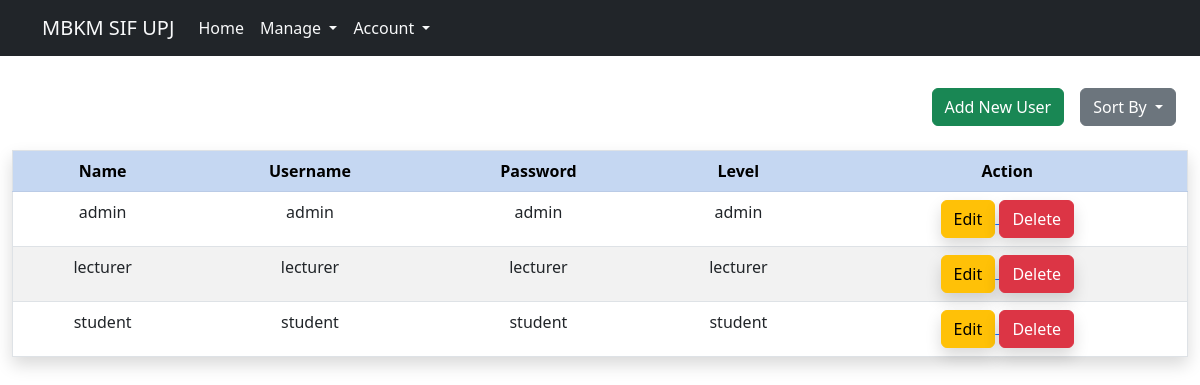
Before: /login/manage-user/index.php (signed in) with the older database file.
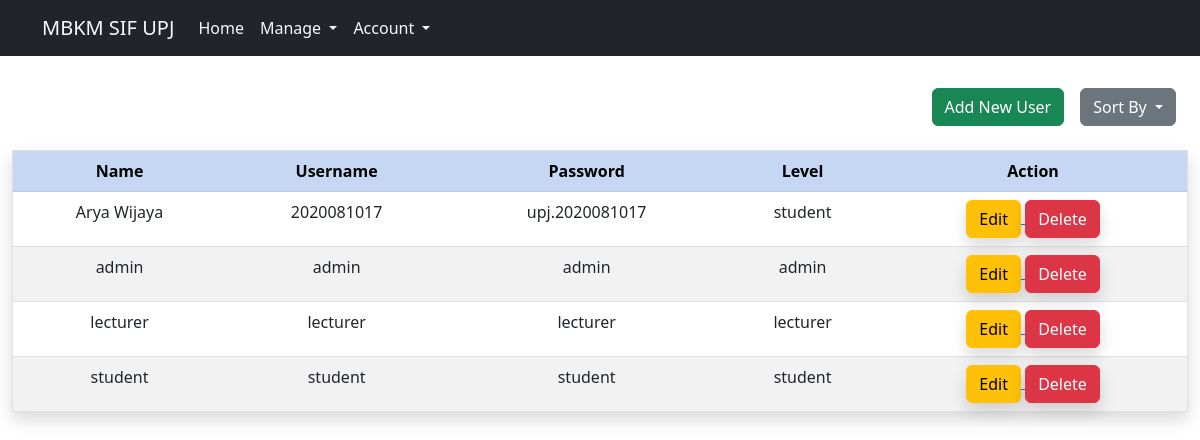
After: the same page with the newer database file.
### tables this page shows
CREATE TABLE `user` (
  `username` varchar(20) NOT NULL,
  `password` varchar(20) NOT NULL,
  `nama` varchar(40) NOT NULL,
  `level` varchar(10) NOT NULL
);

### login/manage-user/index.php (the view, shortened to what this page needs)
<!DOCTYPE html>
<html lang="en">
<head>
    <link href="https://cdn.jsdelivr.net/npm/bootstrap@5.2.2/dist/css/bootstrap.min.css" rel="stylesheet">
</head>
<body>
    <?php include("../partials/navbar.php"); ?>
    <div class="container-fluid mt-3">
        <div class="container-fluid w-100 d-inline-flex mt-3 mb-4 justify-content-end">
            <div class="button me-3">
                <a href="add.php">
                    <button class="btn btn-success" type="button">
                        Add New User
                    </button>
                </a>
            </div>
            <div class="dropdown">
                <button class="btn btn-secondary dropdown-toggle" type="button" data-bs-toggle="dropdown" aria-expanded="false">
                    Sort By
                </button>
            </div>
        </div>
        <?php
        include_once("../koneksi.php");
        $result = mysqli_query($koneksi, "SELECT * FROM user ORDER BY username ASC");
        ?>
        <table class="table table-striped text-center shadow" border=1>
            <tr class="table-primary">
                <th>Name</th>
                <th>Username</th>
                <th>Password</th>
                <th>Level</th>
                <th>Action</th>
            </tr>
            <?php
            while ($user_data = mysqli_fetch_array($result)) {
                echo "<tr>
                        <td>" . $user_data['nama'] . "</td>
                        <td>" . $user_data['username'] . "</td>
                        <td>" . $user_data['password'] . "</td>
                        <td>" . $user_data['level'] . "</td>
                        <td>
                            <a href='edit.php?username=$user_data[username]'>
                                <button type='button' class='btn btn-warning shadow'>Edit</button>
                            </a>
                            <a href='delete.php?username=$user_data[username]'>
                                <button type='button' class='btn btn-danger shadow'>Delete</button>
                            </a>
                        </td>
                    </tr>";
            }
            ?>
        </table>
    </div>
</body>
</html>

### login/partials/navbar.php (shortened to what this page needs)
<?php
if ($_SESSION['level'] == "lecturer") {
    echo '<nav class="navbar navbar-expand-lg bg-dark">
            <div class="container">
                <a class="navbar-brand text-light" href="#">MBKM SIF UPJ</a>
                <button class="navbar-toggler text-light" type="button" data-bs-toggle="collapse" data-bs-target="#navbarNavDropdown" aria-controls="navbarNavDropdown" aria-expanded="false" aria-label="Toggle navigation">
                    <span class="navbar-toggler-icon text-light"></span>
                </button>
                <div class="collapse navbar-collapse" id="navbarNavDropdown">
                    <ul class="navbar-nav ">
                        <li class="nav-item ">
                            <a class="nav-link active text-light" aria-current="page" href="../lecturer/index.php">Home</a>
                        </li>
                        <li class="nav-item ">
                            <a class="nav-link text-light" href="../manage-pendaftar/index.php">Manage Pendaftar</a>
                        </li>
                        <li class="nav-item ">
                            <a class="nav-link text-light" href="../manage-testimoni/index.php">Manage Testimoni</a>
                        </li>
                        <li class="nav-item dropdown">
                            <a class="nav-link dropdown-toggle text-light float-end" href="#" role="button" data-bs-toggle="dropdown" aria-expanded="false">
                                Account
                            </a>
                            <ul class="dropdown-menu">
                                <li><a class="dropdown-item " href="#">Change Password</a></li>
                                <li><a class="dropdown-item " href="../logout.php">Log Out</a></li>
                            </ul>
                        </li>
                    </ul>
                </div>
            </div>
        </nav>';
} elseif ($_SESSION['level'] == "admin") {
    echo '<nav class="navbar navbar-expand-lg bg-dark">
            <div class="container">
                <a class="navbar-brand text-light" href="#">MBKM SIF UPJ</a>
                <button class="navbar-toggler text-light" type="button" data-bs-toggle="collapse" data-bs-target="#navbarNavDropdown" aria-controls="navbarNavDropdown" aria-expanded="false" aria-label="Toggle navigation">
                <span class="navbar-toggler-icon text-light"></span>
                </button>
                <div class="collapse navbar-collapse" id="navbarNavDropdown">
                    <ul class="navbar-nav ">
                        <li class="nav-item ">
                            <a class="nav-link active text-light" aria-current="page" href="../admin/index.php">Home</a>
                        </li>
                        <li class="nav-item dropdown">
                            <a class="nav-link dropdown-toggle text-light float-end" href="#" role="button" data-bs-toggle="dropdown" aria-expanded="false">
                            Manage
                            </a>
                            <ul class="dropdown-menu">
                                <li><a class="dropdown-item" href="../manage-user/index.php">Manage User</a></li>
                                <li><a class="dropdown-item" href="../manage-program/index.php">Manage Program</a></li>
                                <li><a class="dropdown-item" href="../manage-testimoni/index.php">Manage Testimoni</a></li>
                            </ul>
                        </li>
                        <li class="nav-item dropdown">
                            <a class="nav-link dropdown-toggle text-light float-end" href="#" role="button" data-bs-toggle="dropdown" aria-expanded="false">
                            Account
                            </a>
                            <ul class="dropdown-menu">
                                <li><a class="dropdown-item " href="#">Change Password</a></li>
                                <li><a class="dropdown-item " href="../logout.php">Log Out</a></li>
                            </ul>
                        </li>
                    </ul>
                </div>
            </div>
        </nav>';
}

Changed rows visible on the page:
added user: nama "Arya Wijaya", username "2020081017", password "upj.2020081017", level "student"
